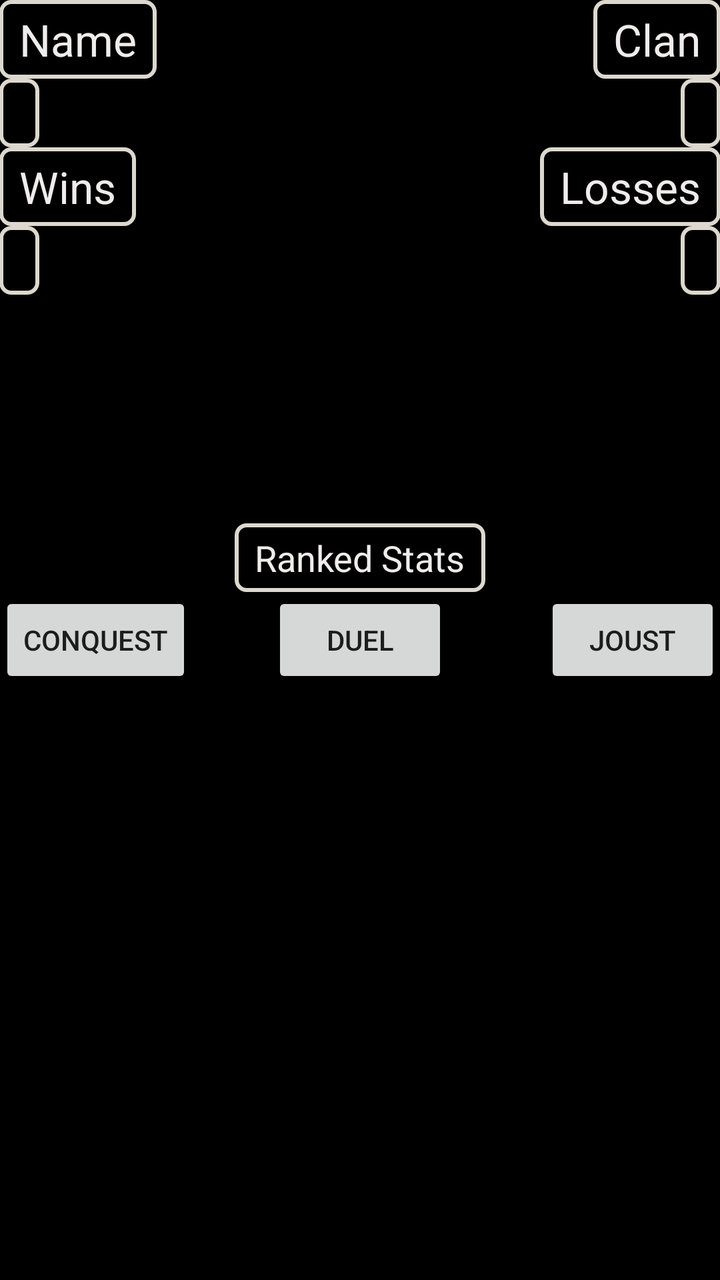
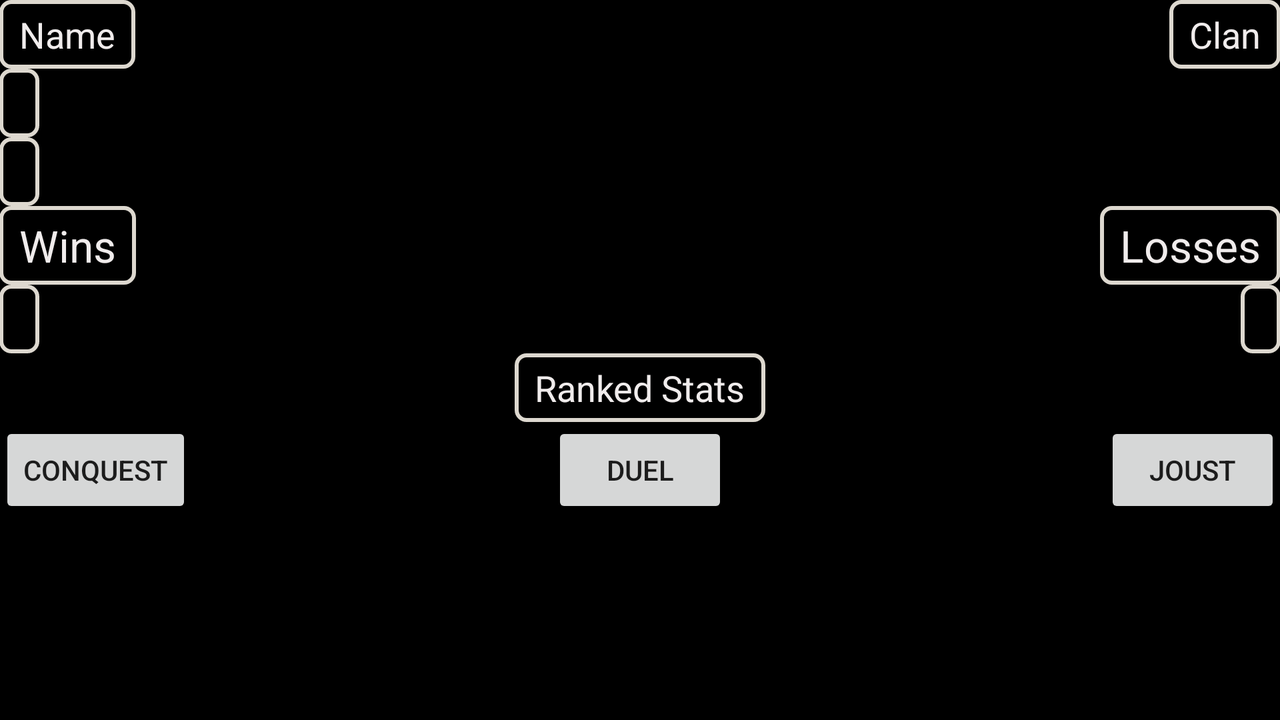

First picture: res/layout/ on a phone held upright. Second picture: the repository's own variant of that layout, on a device whose configuration matches the variant's folder. Source for both follows.
<!-- AndroidManifest.xml: application theme Theme.AppCompat.Light.NoActionBar -->
<!-- res/layout/content_player_lookup.xml -->
<?xml version="1.0" encoding="utf-8"?>
<RelativeLayout xmlns:android="http://schemas.android.com/apk/res/android"
    xmlns:app="http://schemas.android.com/apk/res-auto"
    xmlns:tools="http://schemas.android.com/tools"
    android:layout_width="match_parent"
    android:layout_height="match_parent"
    android:paddingBottom="@dimen/activity_vertical_margin"
    android:paddingLeft="@dimen/activity_horizontal_margin"
    android:paddingRight="@dimen/activity_horizontal_margin"
    android:paddingTop="@dimen/activity_vertical_margin"
    app:layout_behavior="@string/appbar_scrolling_view_behavior"
    tools:context="edu.gvsu.cis.smiteplayerlookup.PlayerLookupActivity"
    tools:showIn="@layout/activity_player_lookup"
    android:background="@color/colorPrimaryDark">

    <TextView
        android:layout_width="wrap_content"
        android:layout_height="wrap_content"
        android:textAppearance="?android:attr/textAppearanceLarge"
        android:text="Name"
        android:id="@+id/playername"
        android:layout_alignParentLeft="true"
        android:layout_alignParentStart="true"
        android:background="@drawable/my_border"
        android:textColor="@color/text_color" />

    <TextView
        android:layout_width="wrap_content"
        android:layout_height="wrap_content"
        android:textAppearance="?android:attr/textAppearanceMedium"
        android:id="@+id/winText"
        android:layout_below="@+id/textView2"
        android:layout_alignParentLeft="true"
        android:layout_alignParentStart="true"
        android:background="@drawable/my_border"
        android:textIsSelectable="false"
        android:textColor="@color/text_color" />

    <TextView
        android:layout_width="wrap_content"
        android:layout_height="wrap_content"
        android:textAppearance="?android:attr/textAppearanceMedium"
        android:id="@+id/lossesText"
        android:layout_below="@+id/textView3"
        android:layout_alignRight="@+id/clan_name"
        android:layout_alignEnd="@+id/clan_name"
        android:background="@drawable/my_border"
        android:textColor="@color/text_color" />

    <TextView
        android:layout_width="wrap_content"
        android:layout_height="wrap_content"
        android:textAppearance="?android:attr/textAppearanceLarge"
        android:text="Clan"
        android:id="@+id/clan_name"
        android:background="@drawable/my_border"
        android:textColor="@color/text_color"
        android:layout_alignParentTop="true"
        android:layout_alignParentRight="true" />

    <TextView
        android:layout_width="wrap_content"
        android:layout_height="wrap_content"
        android:textAppearance="?android:attr/textAppearanceLarge"
        android:text="Wins"
        android:id="@+id/textView2"
        android:background="@drawable/my_border"
        android:textColor="@color/text_color"
        android:layout_below="@+id/created_text"
        android:layout_alignParentLeft="true"
        android:layout_alignParentStart="true" />

    <TextView
        android:layout_width="wrap_content"
        android:layout_height="wrap_content"
        android:textAppearance="?android:attr/textAppearanceLarge"
        android:text="Losses"
        android:id="@+id/textView3"
        android:layout_alignTop="@+id/textView2"
        android:layout_alignRight="@+id/lossesText"
        android:layout_alignEnd="@+id/lossesText"
        android:background="@drawable/my_border"
        android:textColor="@color/text_color" />

    <RelativeLayout
        android:id="@+id/loadingPanel"
        android:layout_width="match_parent"
        android:layout_height="match_parent"
        android:gravity="center"
        android:visibility="gone">

        <ProgressBar
            android:layout_width="wrap_content"
            android:layout_height="wrap_content"
            android:indeterminate="true" />
    </RelativeLayout>

    <Button
        android:layout_width="wrap_content"
        android:layout_height="wrap_content"
        android:text="Conquest"
        android:id="@+id/conquest_ranked_button"
        android:layout_alignParentLeft="true"
        android:layout_centerVertical="true" />

    <Button
        android:layout_width="wrap_content"
        android:layout_height="wrap_content"
        android:text="Duel"
        android:id="@+id/duel_ranked_button"
        android:layout_below="@+id/ranked_text"
        android:layout_centerHorizontal="true" />

    <Button
        android:layout_width="wrap_content"
        android:layout_height="wrap_content"
        android:text="Joust"
        android:id="@+id/joust_ranked_button"
        android:layout_below="@+id/ranked_text"
        android:layout_alignParentRight="true" />

    <TextView
        android:layout_width="wrap_content"
        android:layout_height="wrap_content"
        android:textAppearance="?android:attr/textAppearanceMedium"
        android:text="Ranked Stats"
        android:id="@+id/ranked_text"
        android:layout_above="@+id/conquest_ranked_button"
        android:layout_centerHorizontal="true"
        android:background="@drawable/my_border"
        android:textColor="@color/text_color" />

    <TextView
        android:layout_width="wrap_content"
        android:layout_height="wrap_content"
        android:textAppearance="?android:attr/textAppearanceMedium"
        android:id="@+id/created_text"
        android:layout_below="@+id/playername"
        android:layout_alignParentLeft="true"
        android:layout_alignParentStart="true"
        android:background="@drawable/my_border"
        android:textColor="@color/text_color" />

    <TextView
        android:layout_width="wrap_content"
        android:layout_height="wrap_content"
        android:textAppearance="?android:attr/textAppearanceMedium"
        android:id="@+id/login_text"
        android:background="@drawable/my_border"
        android:textColor="@color/text_color"
        android:layout_below="@+id/clan_name"
        android:layout_alignRight="@+id/clan_name" />

</RelativeLayout>
<!-- res/layout/activity_player_lookup.xml (included above) -->
<?xml version="1.0" encoding="utf-8"?>
<android.support.design.widget.CoordinatorLayout xmlns:android="http://schemas.android.com/apk/res/android"
    xmlns:app="http://schemas.android.com/apk/res-auto"
    xmlns:tools="http://schemas.android.com/tools"
    android:layout_width="match_parent"
    android:layout_height="match_parent"
    android:fitsSystemWindows="true"
    tools:context="edu.gvsu.cis.smiteplayerlookup.PlayerLookupActivity">

    <android.support.design.widget.AppBarLayout
        android:layout_width="match_parent"
        android:layout_height="wrap_content"
        android:theme="@style/AppBarOverlay">


    </android.support.design.widget.AppBarLayout>

    <include layout="@layout/content_player_lookup" />


</android.support.design.widget.CoordinatorLayout>
<!-- resources referenced by this layout -->
<resources>
  <color name="colorPrimaryDark">#000000</color>
  <color name="text_color">#f0ecec</color>
  <!-- drawable my_border (drawable) -->
  <?xml version="1.0" encoding="utf-8"?>
  <shape xmlns:android="http://schemas.android.com/apk/res/android"
      android:shape="rectangle" >
  
      
     
  
      
      <stroke
          android:width="2dp"
          android:color="@color/border_color" >
      </stroke>
  
      
      <corners
          android:radius="5dp"   >
      </corners>
  
      <padding android:left="10dp"
          android:top="5dp"
          android:right="10dp"
          android:bottom="5dp"/>
  </shape>
  <style name="AppBarOverlay" parent="ThemeOverlay.AppCompat.Dark.ActionBar" />
  <color name="border_color">#ddd8cf</color>
</resources>
<!-- res/layout-land/content_player_lookup.xml (the author's variant of the layout above) -->
<!-- drawn on the phone turned sideways -->
<?xml version="1.0" encoding="utf-8"?>
<RelativeLayout xmlns:android="http://schemas.android.com/apk/res/android"
    xmlns:app="http://schemas.android.com/apk/res-auto"
    xmlns:tools="http://schemas.android.com/tools"
    android:layout_width="match_parent"
    android:layout_height="match_parent"
    android:paddingBottom="@dimen/activity_vertical_margin"
    android:paddingLeft="@dimen/activity_horizontal_margin"
    android:paddingRight="@dimen/activity_horizontal_margin"
    android:paddingTop="@dimen/activity_vertical_margin"
    app:layout_behavior="@string/appbar_scrolling_view_behavior"
    tools:context="edu.gvsu.cis.smiteplayerlookup.PlayerLookupActivity"
    tools:showIn="@layout/activity_player_lookup"
    android:background="@color/colorPrimaryDark">

    <TextView
        android:layout_width="wrap_content"
        android:layout_height="wrap_content"
        android:textAppearance="?android:attr/textAppearanceMedium"
        android:text="Name"
        android:id="@+id/playername"
        android:layout_alignParentLeft="true"
        android:layout_alignParentStart="true"
        android:background="@drawable/my_border"
        android:textColor="@color/text_color" />

    <TextView
        android:layout_width="wrap_content"
        android:layout_height="wrap_content"
        android:textAppearance="?android:attr/textAppearanceMedium"
        android:id="@+id/winText"
        android:layout_below="@+id/textView2"
        android:layout_alignParentLeft="true"
        android:layout_alignParentStart="true"
        android:background="@drawable/my_border"
        android:textIsSelectable="false"
        android:textColor="@color/text_color" />

    <TextView
        android:layout_width="wrap_content"
        android:layout_height="wrap_content"
        android:textAppearance="?android:attr/textAppearanceMedium"
        android:id="@+id/lossesText"
        android:layout_below="@+id/textView3"
        android:layout_alignRight="@+id/clan_name"
        android:layout_alignEnd="@+id/clan_name"
        android:background="@drawable/my_border"
        android:textColor="@color/text_color" />

    <TextView
        android:layout_width="wrap_content"
        android:layout_height="wrap_content"
        android:textAppearance="?android:attr/textAppearanceMedium"
        android:text="Clan"
        android:id="@+id/clan_name"
        android:background="@drawable/my_border"
        android:textColor="@color/text_color"
        android:layout_alignParentTop="true"
        android:layout_alignParentRight="true" />

    <TextView
        android:layout_width="wrap_content"
        android:layout_height="wrap_content"
        android:textAppearance="?android:attr/textAppearanceLarge"
        android:text="Wins"
        android:id="@+id/textView2"
        android:background="@drawable/my_border"
        android:textColor="@color/text_color"
        android:layout_below="@+id/login_text"
        android:layout_alignParentLeft="true"
        android:layout_alignParentStart="true" />

    <TextView
        android:layout_width="wrap_content"
        android:layout_height="wrap_content"
        android:textAppearance="?android:attr/textAppearanceLarge"
        android:text="Losses"
        android:id="@+id/textView3"
        android:layout_alignTop="@+id/textView2"
        android:layout_alignRight="@+id/lossesText"
        android:layout_alignEnd="@+id/lossesText"
        android:background="@drawable/my_border"
        android:textColor="@color/text_color" />

    <RelativeLayout
        android:id="@+id/loadingPanel"
        android:layout_width="match_parent"
        android:layout_height="match_parent"
        android:gravity="center"
        android:visibility="gone">

        <ProgressBar
            android:layout_width="wrap_content"
            android:layout_height="wrap_content"
            android:indeterminate="true" />
    </RelativeLayout>

    <Button
        android:layout_width="wrap_content"
        android:layout_height="wrap_content"
        android:text="Conquest"
        android:id="@+id/conquest_ranked_button"
        android:layout_alignParentBottom="false"
        android:layout_alignParentLeft="true"
        android:layout_alignParentStart="false"
        android:layout_marginBottom="26dp"
        android:layout_below="@+id/ranked_text" />

    <Button
        android:layout_width="wrap_content"
        android:layout_height="wrap_content"
        android:text="Duel"
        android:id="@+id/duel_ranked_button"
        android:layout_below="@+id/ranked_text"
        android:layout_centerHorizontal="true" />

    <Button
        android:layout_width="wrap_content"
        android:layout_height="wrap_content"
        android:text="Joust"
        android:id="@+id/joust_ranked_button"
        android:layout_below="@+id/ranked_text"
        android:layout_alignParentRight="true" />

    <TextView
        android:layout_width="wrap_content"
        android:layout_height="wrap_content"
        android:textAppearance="?android:attr/textAppearanceMedium"
        android:text="Ranked Stats"
        android:id="@+id/ranked_text"
        android:background="@drawable/my_border"
        android:textColor="@color/text_color"
        android:layout_below="@+id/lossesText"
        android:layout_centerHorizontal="true" />

    <TextView
        android:layout_width="wrap_content"
        android:layout_height="wrap_content"
        android:textAppearance="?android:attr/textAppearanceMedium"
        android:id="@+id/created_text"
        android:layout_below="@+id/playername"
        android:layout_alignParentLeft="true"
        android:layout_alignParentStart="true"
        android:background="@drawable/my_border"
        android:textColor="@color/text_color" />

    <TextView
        android:layout_width="wrap_content"
        android:layout_height="wrap_content"
        android:textAppearance="?android:attr/textAppearanceMedium"
        android:id="@+id/login_text"
        android:background="@drawable/my_border"
        android:textColor="@color/text_color"
        android:layout_below="@+id/created_text"
        android:layout_alignParentLeft="true"
        android:layout_alignParentStart="true" />

</RelativeLayout>
<!-- res/layout/content_player_lookup.xml (included above) -->
<?xml version="1.0" encoding="utf-8"?>
<RelativeLayout xmlns:android="http://schemas.android.com/apk/res/android"
    xmlns:app="http://schemas.android.com/apk/res-auto"
    xmlns:tools="http://schemas.android.com/tools"
    android:layout_width="match_parent"
    android:layout_height="match_parent"
    android:paddingBottom="@dimen/activity_vertical_margin"
    android:paddingLeft="@dimen/activity_horizontal_margin"
    android:paddingRight="@dimen/activity_horizontal_margin"
    android:paddingTop="@dimen/activity_vertical_margin"
    app:layout_behavior="@string/appbar_scrolling_view_behavior"
    tools:context="edu.gvsu.cis.smiteplayerlookup.PlayerLookupActivity"
    tools:showIn="@layout/activity_player_lookup"
    android:background="@color/colorPrimaryDark">

    <TextView
        android:layout_width="wrap_content"
        android:layout_height="wrap_content"
        android:textAppearance="?android:attr/textAppearanceLarge"
        android:text="Name"
        android:id="@+id/playername"
        android:layout_alignParentLeft="true"
        android:layout_alignParentStart="true"
        android:background="@drawable/my_border"
        android:textColor="@color/text_color" />

    <TextView
        android:layout_width="wrap_content"
        android:layout_height="wrap_content"
        android:textAppearance="?android:attr/textAppearanceMedium"
        android:id="@+id/winText"
        android:layout_below="@+id/textView2"
        android:layout_alignParentLeft="true"
        android:layout_alignParentStart="true"
        android:background="@drawable/my_border"
        android:textIsSelectable="false"
        android:textColor="@color/text_color" />

    <TextView
        android:layout_width="wrap_content"
        android:layout_height="wrap_content"
        android:textAppearance="?android:attr/textAppearanceMedium"
        android:id="@+id/lossesText"
        android:layout_below="@+id/textView3"
        android:layout_alignRight="@+id/clan_name"
        android:layout_alignEnd="@+id/clan_name"
        android:background="@drawable/my_border"
        android:textColor="@color/text_color" />

    <TextView
        android:layout_width="wrap_content"
        android:layout_height="wrap_content"
        android:textAppearance="?android:attr/textAppearanceLarge"
        android:text="Clan"
        android:id="@+id/clan_name"
        android:background="@drawable/my_border"
        android:textColor="@color/text_color"
        android:layout_alignParentTop="true"
        android:layout_alignParentRight="true" />

    <TextView
        android:layout_width="wrap_content"
        android:layout_height="wrap_content"
        android:textAppearance="?android:attr/textAppearanceLarge"
        android:text="Wins"
        android:id="@+id/textView2"
        android:background="@drawable/my_border"
        android:textColor="@color/text_color"
        android:layout_below="@+id/created_text"
        android:layout_alignParentLeft="true"
        android:layout_alignParentStart="true" />

    <TextView
        android:layout_width="wrap_content"
        android:layout_height="wrap_content"
        android:textAppearance="?android:attr/textAppearanceLarge"
        android:text="Losses"
        android:id="@+id/textView3"
        android:layout_alignTop="@+id/textView2"
        android:layout_alignRight="@+id/lossesText"
        android:layout_alignEnd="@+id/lossesText"
        android:background="@drawable/my_border"
        android:textColor="@color/text_color" />

    <RelativeLayout
        android:id="@+id/loadingPanel"
        android:layout_width="match_parent"
        android:layout_height="match_parent"
        android:gravity="center"
        android:visibility="gone">

        <ProgressBar
            android:layout_width="wrap_content"
            android:layout_height="wrap_content"
            android:indeterminate="true" />
    </RelativeLayout>

    <Button
        android:layout_width="wrap_content"
        android:layout_height="wrap_content"
        android:text="Conquest"
        android:id="@+id/conquest_ranked_button"
        android:layout_alignParentLeft="true"
        android:layout_centerVertical="true" />

    <Button
        android:layout_width="wrap_content"
        android:layout_height="wrap_content"
        android:text="Duel"
        android:id="@+id/duel_ranked_button"
        android:layout_below="@+id/ranked_text"
        android:layout_centerHorizontal="true" />

    <Button
        android:layout_width="wrap_content"
        android:layout_height="wrap_content"
        android:text="Joust"
        android:id="@+id/joust_ranked_button"
        android:layout_below="@+id/ranked_text"
        android:layout_alignParentRight="true" />

    <TextView
        android:layout_width="wrap_content"
        android:layout_height="wrap_content"
        android:textAppearance="?android:attr/textAppearanceMedium"
        android:text="Ranked Stats"
        android:id="@+id/ranked_text"
        android:layout_above="@+id/conquest_ranked_button"
        android:layout_centerHorizontal="true"
        android:background="@drawable/my_border"
        android:textColor="@color/text_color" />

    <TextView
        android:layout_width="wrap_content"
        android:layout_height="wrap_content"
        android:textAppearance="?android:attr/textAppearanceMedium"
        android:id="@+id/created_text"
        android:layout_below="@+id/playername"
        android:layout_alignParentLeft="true"
        android:layout_alignParentStart="true"
        android:background="@drawable/my_border"
        android:textColor="@color/text_color" />

    <TextView
        android:layout_width="wrap_content"
        android:layout_height="wrap_content"
        android:textAppearance="?android:attr/textAppearanceMedium"
        android:id="@+id/login_text"
        android:background="@drawable/my_border"
        android:textColor="@color/text_color"
        android:layout_below="@+id/clan_name"
        android:layout_alignRight="@+id/clan_name" />

</RelativeLayout>
